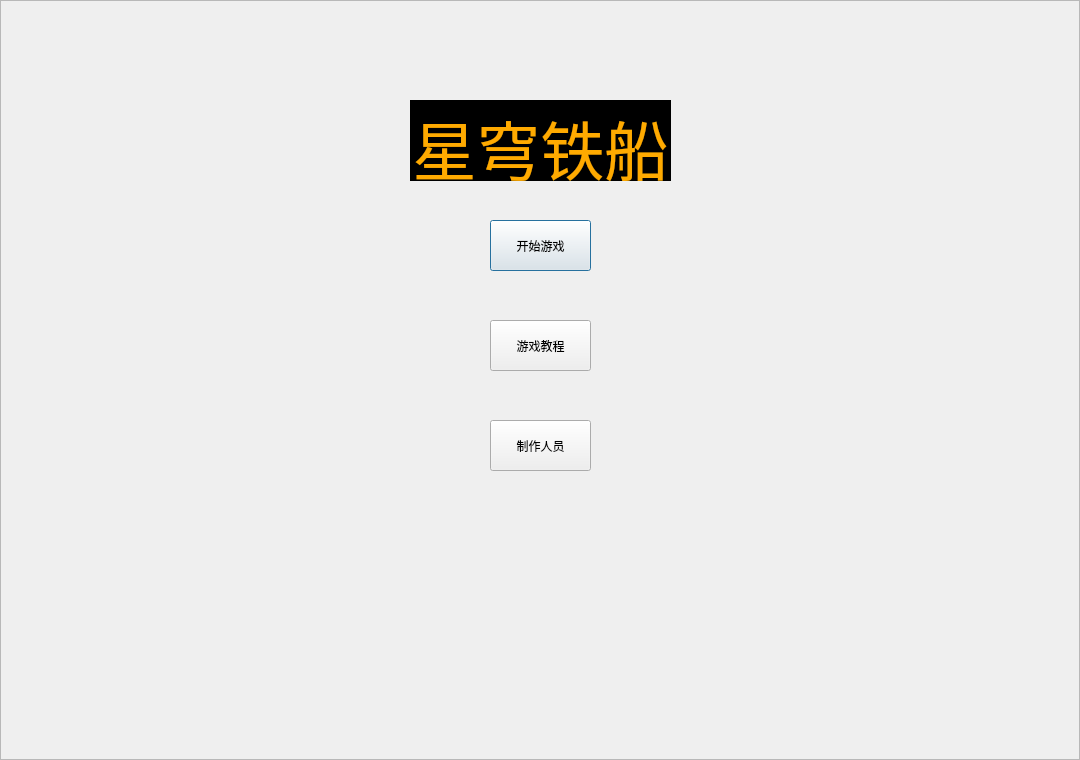
<?xml version="1.0" encoding="UTF-8"?>
<ui version="4.0">
 <class>main_menu</class>
 <widget class="QDialog" name="main_menu">
  <property name="geometry">
   <rect>
    <x>0</x>
    <y>0</y>
    <width>1080</width>
    <height>760</height>
   </rect>
  </property>
  <property name="windowTitle">
   <string>主菜单</string>
  </property>
  <property name="styleSheet">
   <string notr="true"/>
  </property>
  <widget class="QFrame" name="frame">
   <property name="geometry">
    <rect>
     <x>0</x>
     <y>0</y>
     <width>1080</width>
     <height>760</height>
    </rect>
   </property>
   <property name="styleSheet">
    <string notr="true">#frame
{
border-image: url(:/images/main_menu.jpg);
}</string>
   </property>
   <property name="frameShape">
    <enum>QFrame::StyledPanel</enum>
   </property>
   <property name="frameShadow">
    <enum>QFrame::Raised</enum>
   </property>
   <widget class="QLabel" name="label">
    <property name="enabled">
     <bool>true</bool>
    </property>
    <property name="geometry">
     <rect>
      <x>410</x>
      <y>100</y>
      <width>261</width>
      <height>81</height>
     </rect>
    </property>
    <property name="autoFillBackground">
     <bool>false</bool>
    </property>
    <property name="styleSheet">
     <string notr="true">background-color: rgb(0, 0, 0)</string>
    </property>
    <property name="text">
     <string>&lt;html&gt;&lt;head/&gt;&lt;body&gt;&lt;p align=&quot;center&quot;&gt;&lt;span style=&quot; font-size:48pt; color:#ffaa00;&quot;&gt;星穹铁船&lt;/span&gt;&lt;/p&gt;&lt;/body&gt;&lt;/html&gt;</string>
    </property>
    <property name="margin">
     <number>1</number>
    </property>
   </widget>
   <widget class="QPushButton" name="pushButton">
    <property name="geometry">
     <rect>
      <x>490</x>
      <y>220</y>
      <width>101</width>
      <height>51</height>
     </rect>
    </property>
    <property name="text">
     <string>开始游戏</string>
    </property>
   </widget>
   <widget class="QPushButton" name="pushButton_3">
    <property name="geometry">
     <rect>
      <x>490</x>
      <y>420</y>
      <width>101</width>
      <height>51</height>
     </rect>
    </property>
    <property name="text">
     <string>制作人员</string>
    </property>
   </widget>
   <widget class="QPushButton" name="pushButton_2">
    <property name="geometry">
     <rect>
      <x>490</x>
      <y>320</y>
      <width>101</width>
      <height>51</height>
     </rect>
    </property>
    <property name="text">
     <string>游戏教程</string>
    </property>
   </widget>
  </widget>
 </widget>
 <resources/>
 <connections/>
</ui>
